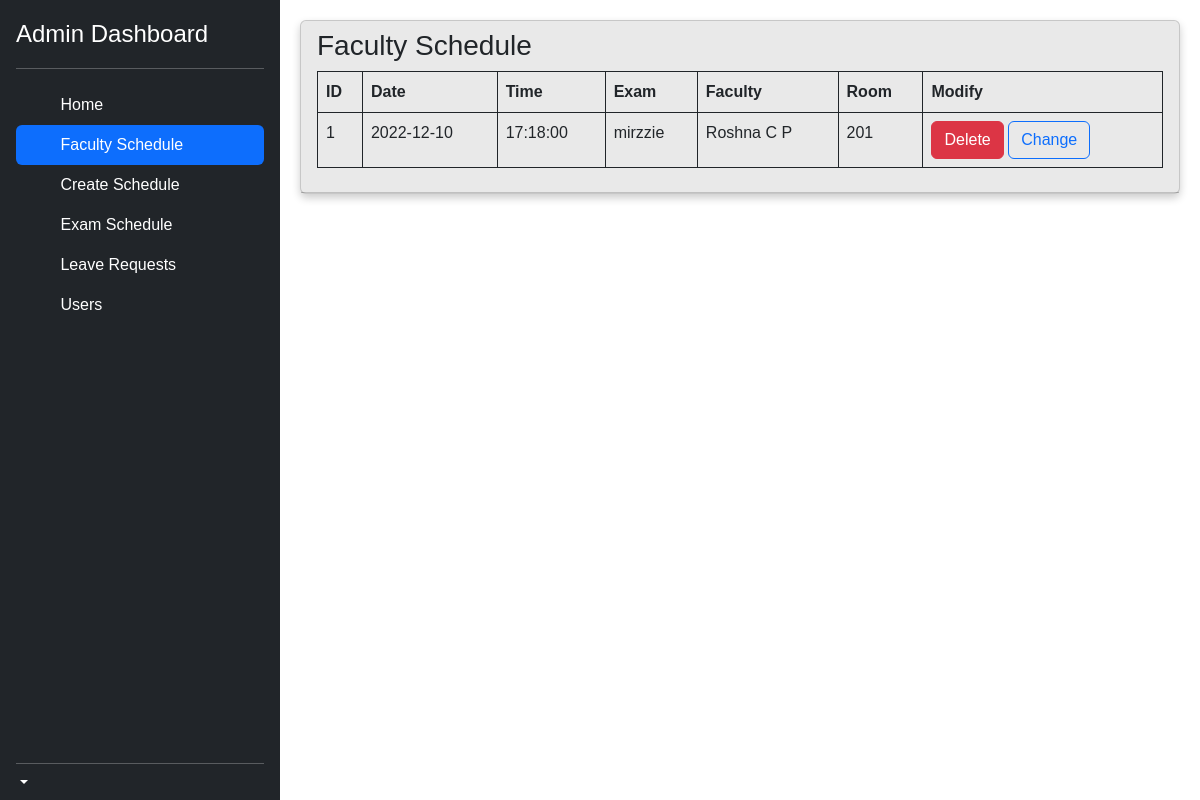
Before: /admin/fac_schedule.php with the older database file.
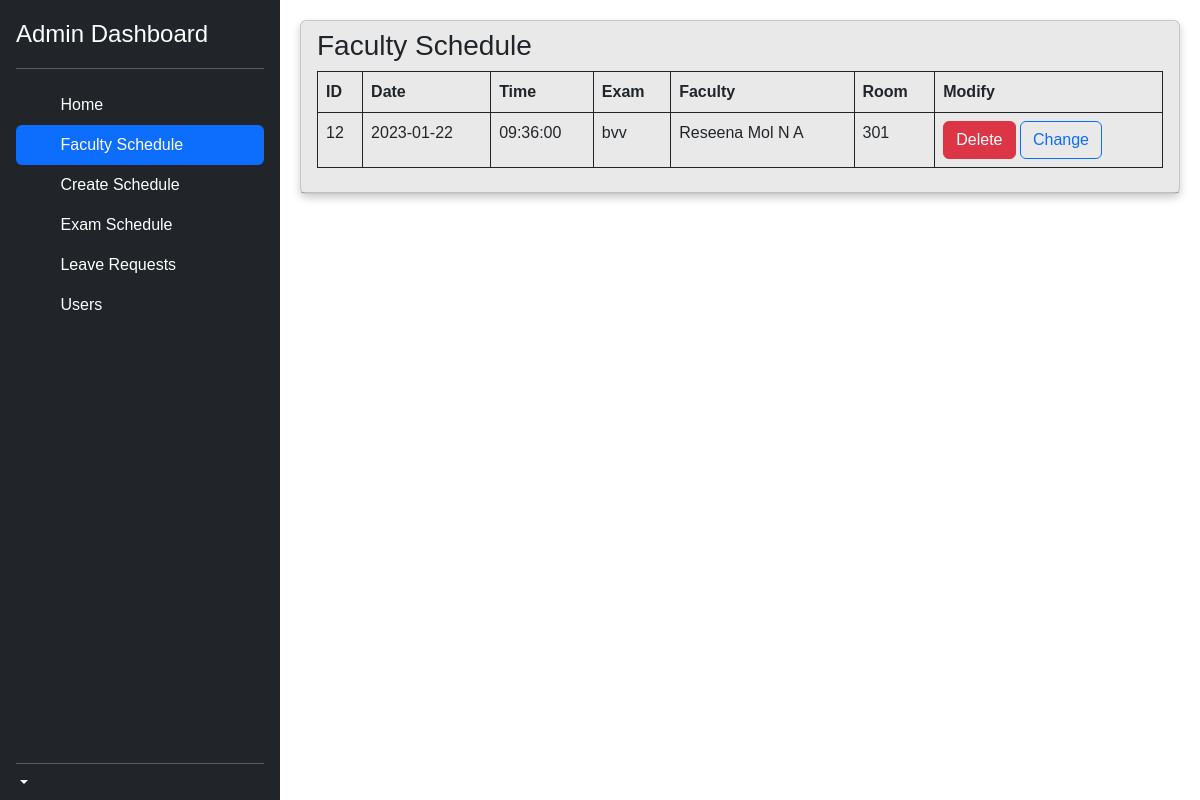
After: the same page with the newer database file.
### tables this page shows
CREATE TABLE IF NOT EXISTS `alloc_tb` (
  `al_id` int(11) NOT NULL AUTO_INCREMENT,
  `table_id` int(11) NOT NULL,
  `class_id` int(11) NOT NULL,
  `fid` int(11) NOT NULL,
  PRIMARY KEY (`al_id`),
  KEY `class` (`class_id`),
  KEY `table_id` (`table_id`),
  KEY `fac` (`fid`)
);

CREATE TABLE IF NOT EXISTS `x_table_tb` (
  `table_id` int(11) NOT NULL AUTO_INCREMENT,
  `sub_id` int(11) NOT NULL,
  `exam_id` int(11) NOT NULL,
  `x_date` date NOT NULL,
  `time` time NOT NULL,
  PRIMARY KEY (`table_id`),
  KEY `Foreign key` (`exam_id`),
  KEY `sub` (`sub_id`)
);

CREATE TABLE IF NOT EXISTS `exam_tb` (
  `exam_id` int(11) NOT NULL AUTO_INCREMENT,
  `exam_name` varchar(100) NOT NULL,
  `start_date` date NOT NULL,
  `end_date` date NOT NULL,
  `sem_id` int(11) NOT NULL,
  `status` int(11) NOT NULL,
  PRIMARY KEY (`exam_id`),
  KEY `semID` (`sem_id`)
);

CREATE TABLE IF NOT EXISTS `fac_tb` (
  `fid` int(11) NOT NULL AUTO_INCREMENT,
  `fname` varchar(100) NOT NULL,
  `phone` bigint(20) NOT NULL,
  `des_id` int(11) NOT NULL,
  `depid` int(11) NOT NULL,
  `uname` varchar(35) NOT NULL,
  `passw` varchar(20) NOT NULL,
  `status` int(11) NOT NULL,
  PRIMARY KEY (`fid`),
  KEY `des_id` (`des_id`),
  KEY `dep` (`depid`)
);

CREATE TABLE IF NOT EXISTS `classroom_tb` (
  `class_id` int(11) NOT NULL AUTO_INCREMENT,
  `room_no` varchar(20) NOT NULL,
  PRIMARY KEY (`class_id`)
);

### admin/fac_schedule.php (the view, shortened to what this page needs)
<!doctype html>
<html lang="en">
  <head>
<link href="../assets/css/bootstrap.min.css" rel="stylesheet">
    <link href="../assets/css/sidebars.css" rel="stylesheet">
  </head>
  <body>
<main class="d-flex flex-nowrap" style="height: 990px;">
  <div class="d-flex flex-column flex-shrink-0 p-3 text-bg-dark" style="width: 280px;">
    <a href="" class="d-flex align-items-center mb-3 mb-md-0 me-md-auto text-white text-decoration-none">
      <span class="fs-4">Admin Dashboard</span>
    </a>
    <hr>
    <ul class="nav nav-pills flex-column mb-auto">
      <li class="nav-item">
        <a href="admin_dash.php" class="nav-link text-white">
          <svg class="bi pe-none me-2" width="16" height="16"><use xlink:href="#home"/></svg>
          Home
        </a>
      </li>
      <li>
      <a href="fac_schedule.php" class="nav-link active" aria-current="page" >
          <svg class="bi pe-none me-2" width="16" height="16"><use xlink:href="#speedometer2"/></svg>
          Faculty Schedule
        </a>
      </li>
      <li>
        <a href="add_schedview.php" class="nav-link text-white">
          <svg class="bi pe-none me-2" width="16" height="16"><use xlink:href="#table"/></svg>
          Create Schedule
        </a>
      </li>
      <li>
        <a href="exam_table.php" class="nav-link text-white" >
          <svg class="bi pe-none me-2" width="16" height="16"><use xlink:href="#table"/></svg>
          Exam Schedule
        </a>
      </li>
      <li>
        <a href="./leaves/leavereq.php" class="nav-link text-white">
          <svg class="bi pe-none me-2" width="16" height="16"><use xlink:href="#grid"/></svg>
          Leave Requests
        </a>
      </li>
      <li>
        <a href="users.php" class="nav-link text-white">
          <svg class="bi pe-none me-2" width="16" height="16"><use xlink:href="#people-circle"/></svg>
          Users
        </a>
      </li>
    </ul>
    <hr>
    <div class="dropdown">
      <a href="#" class="d-flex align-items-center text-white text-decoration-none dropdown-toggle" data-bs-toggle="dropdown" aria-expanded="false">
      </a>
    </div>
  </div>
  <div class="d-flex flex-column flex-grow-1" style="padding : 20px; overflow: auto">
      <div class="card">
        <div class="card-header">
          <h3 class="card-title">Faculty Schedule</h3>
      <table id="data_table" class="table table-bordered border-dark">
		<thead>
			<tr>
        <th>ID</th>
				<th>Date</th>
        <th>Time</th>
        <th>Exam</th>
				<th>Faculty</th>
        <th>Room</th>
        <th>Modify</th>
     </tr>
		</thead>
		<tbody>
		<?php
      include '../server.php';
      $sql_query = "SELECT al_id,x_table_tb.x_date,x_table_tb.time, exam_tb.exam_name, alloc_tb.fid, fac_tb.fname, classroom_tb.room_no FROM alloc_tb LEFT JOIN (
        x_table_tb LEFT JOIN exam_tb
        ON exam_tb.exam_id = x_table_tb.exam_id)
        ON alloc_tb.table_id =x_table_tb.table_id
        LEFT JOIN fac_tb
        ON alloc_tb.fid = fac_tb.fid
        LEFT JOIN classroom_tb
        ON classroom_tb.class_id = alloc_tb.class_id";
			$resultset = mysqli_query($conn, $sql_query) or die("database error:". mysqli_error($conn));
      if($resultset->num_rows == 0){
        echo "<tbody><tr>";
        echo "<td colspan='5'>No Allocations Found</td>";
        echo "</tr></tbody>";
      }
      else{
			 while( $row = mysqli_fetch_assoc($resultset) ) {
			 ?>
			   <tr id="<?php echo $row ['al_id']; ?>">
                <td><?php echo $row ['al_id']; ?></td>
                <td><?php echo $row ['x_date']; ?></td>
                <td><?php echo $row ['time']; ?></td>
                <td><?php echo $row ['exam_name']; ?></td>
                <td><?php echo $row ['fname']; ?></td>
                <td><?php echo $row ['room_no']; ?></td>
                <td><form class="form-horizontal" method="post"action=''>
                        <input type='submit' class='btn btn-danger' name='delete' value='Delete'>
                        <input type='submit' class='btn btn-outline-primary' name='Re-allocate' value='Change'>
                        </form></td>
			   </tr>
            <?php }} ?>
		</tbody>
		</table>
    </div>
  </div>
</main>
</body>
</html>

### assets/css/sidebars.css (style rules this page uses)
body { min-height: 100vh; min-height: -webkit-fill-available; }
html { height: -webkit-fill-available; }
main { height: 100vh; height: -webkit-fill-available; max-height: 100vh; overflow-x: auto; overflow-y: hidden; }
.dropdown-toggle { outline: 0; }

### admin/fac_schedule.php (style rules this page uses)
.bi { vertical-align: -.125em; fill: currentColor; }
body { font-family: Arial, Helvetica, sans-serif; }
.card { text-padding: 20px; box-shadow: 0 4px 8px 0 rgba(0, 0, 0, 0.2); text-align: left; background-color: #f1f1f1; }

Changed rows visible on the page:
removed alloc_tb: al_id "1", table.x_date "2022-12-10", table.time "17:18:00", exam_tb.exam_name "mirzzie", fid.fname "Roshna C P", class.room_no "201"
added alloc_tb: al_id "12", table.x_date "2023-01-22", table.time "09:36:00", exam_tb.exam_name "bvv", fid.fname "Reseena Mol N A", class.room_no "301"
